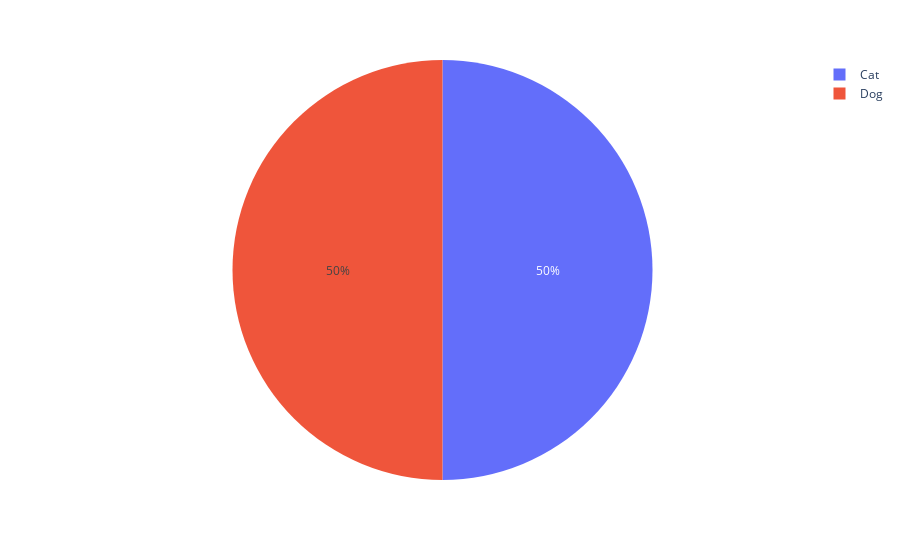

The notebook cell saved with this chart:
### Code cell
class_names = ['Cat', 'Dog'] 

n_dogs = len(os.listdir(dog_path))
n_cats = len(os.listdir(cat_path))
n_images = [n_cats, n_dogs]
px.pie(names=class_names, values=n_images)

### Figure 1 — Plotly figure (JSON) as saved in the notebook; plotly's stock layout.template omitted (floating-point values rounded to 4 significant figures)
{"data": [{"domain": {"x": [0, 1], "y": [0, 1]}, "hovertemplate": "label=%{label}<br>value=%{value}<extra></extra>", "labels": ["Cat", "Dog"], "legendgroup": "", "name": "", "showlegend": true, "type": "pie", "values": [12501, 12501]}], "layout": {"legend": {"tracegroupgap": 0}, "margin": {"t": 60}}}
